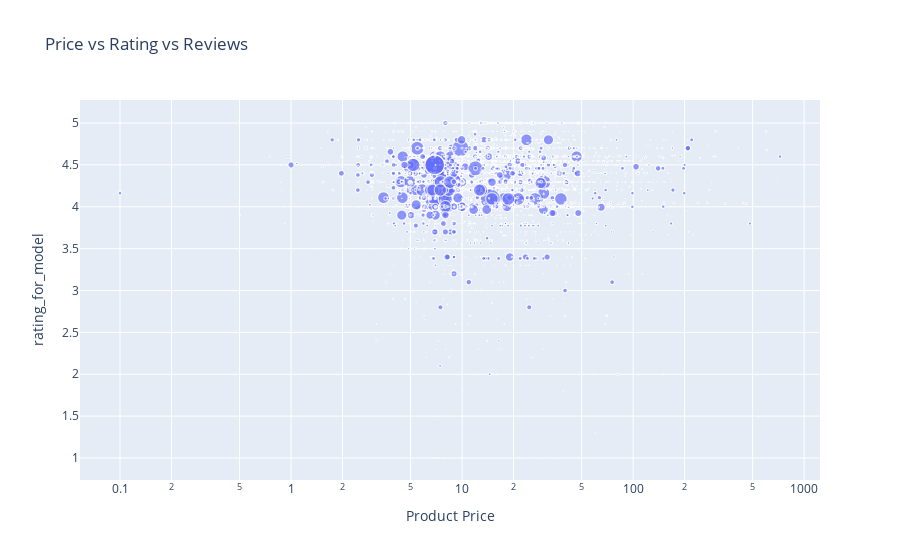

The notebook cell this image was saved under:
### Code cell
fig = px.scatter(df,x='Product Price',y='rating_for_model',
    size='Product Reviews Count',hover_name='Product Name',log_x=True,
    title='Price vs Rating vs Reviews')

fig.show()

### Figure 1 — Plotly figure (JSON) as saved in the notebook; plotly's stock layout.template omitted (floating-point values rounded to 4 significant figures; data arrays with more than 128 entries replaced by an {"elided": "..."} marker saying what was removed)
{"data": [{"hovertemplate": "<b>%{hovertext}</b><br><br>Product Price=%{x}<br>rating_for_model=%{y}<br>Product Reviews Count=%{marker.size}<extra></extra>", "hovertext": {"elided": "5000 str values"}, "legendgroup": "", "marker": {"color": "#636efa", "size": {"elided": "5000 float values"}, "sizemode": "area", "sizeref": 73.11, "symbol": "circle"}, "mode": "markers", "name": "", "showlegend": false, "type": "scattergl", "x": {"elided": "5000 float values"}, "xaxis": "x", "y": {"elided": "5000 float values"}, "yaxis": "y"}], "layout": {"legend": {"itemsizing": "constant", "tracegroupgap": 0}, "title": {"text": "Price vs Rating vs Reviews"}, "xaxis": {"anchor": "y", "domain": [0, 1], "title": {"text": "Product Price"}, "type": "log"}, "yaxis": {"anchor": "x", "domain": [0, 1], "title": {"text": "rating_for_model"}}}}
